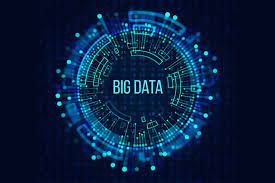
#> input picture 1.jfif, 275 x 183 px, found by its file name
$ jupyter execute --allow-errors Untitled3.ipynb
#> lines starting #> are read from the running program, lines starting #| are printed output that depends on the picture
[cell 1]
import numpy as np
#> (the rest of this cell did not finish here and is left out)

[cell 2]
import numpy as np

[cell 3]
a=np.linspace(0,1,num=100).reshape((10,10))
print(a)
print(a.shape)

[cell 4]
b=np.zeros((5,5)).reshape((5,5))
b += 10
print(b)

[cell 5]
a=np.ones((5,5))
a+b

[cell 6]
b.flatten()

[cell 7]
b.reshape((5,5))

[cell 8]
b.flatten()

[cell 9]
a[2:4,1:4]=0
print(a)

[cell 10]
a=np.array([2,3,5,6]).reshape((2,2))
y=np.array([12,28]).reshape((2,1))
np.linalg.solve(a,y)

data pre processing
- data cleaning before data analysis(unwanted features has to be deleted)
- data should be accurate
-categorical data(other than numerical data)
-categorical data has to be converted into numerical data
-then apply machine learning algorithms

under fatigue -less data
over fatigue= more data
actual problem is getting solvable matrix so optimization happens and get nearly accurate value not exact value

[cell 11]
from skimage import io
img = io.imread("1.JFIF")
#> img is the input picture: shape (183, 275, 3); mean R, G, B 7.1, 30.2, 61.5
print(type(img))
#| <class 'numpy.ndarray'>

[cell 12]
print(img)
#> (printed output is left out)

[cell 13]
img[50:125,:]=89
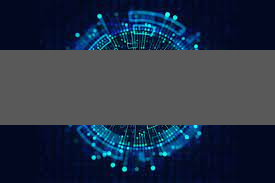
#> img: shape (183, 275, 3); mean R, G, B 39.8, 52, 70.8
io.imshow(img)

[cell 14]
import matplotlib.pyplot as plt
plt.plot([1,2,3,4],[5,10,3,20],'g')
plt.xlabel("age")
plt.ylabel("weight")
plt.title("plot of age vs weight graph")
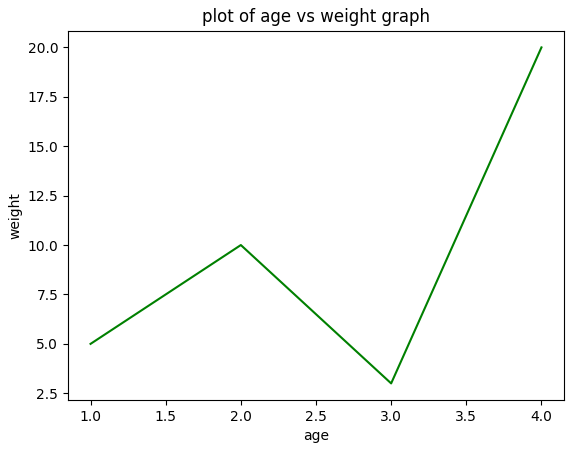
#> figure drawn by matplotlib, 1 panel

[cell 15]
x=[1,2,3,4];y=[5,10,3,20]
import matplotlib.pyplot as plt
plt.plot(x,y,'bx',x,y,'g')
plt.xlabel("age")
plt.ylabel("weight")
plt.title("plot of age vs weight graph")

[cell 16]
import numpy as np
x=np.linspace(0,10,num=50);y=np.sin(x)
import matplotlib.pyplot as plt
plt.plot(x,y,x,np.cos(x))
plt.xlabel("age")
plt.ylabel("weight")
plt.title("plot of age vs weight graph")
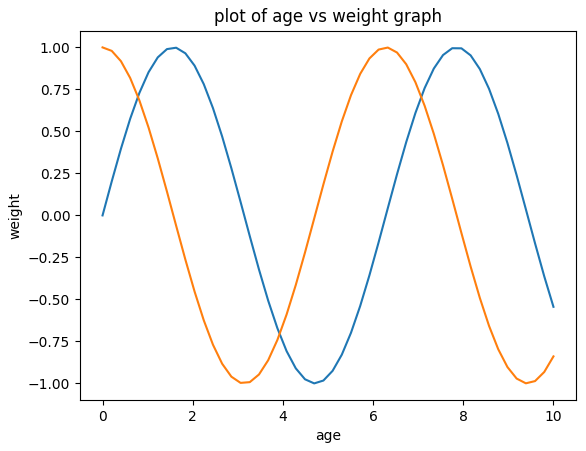
#> figure drawn by matplotlib, 1 panel; curve peaks at x = 1.63, y = 0.998; curve peaks at x = 0, y = 1
